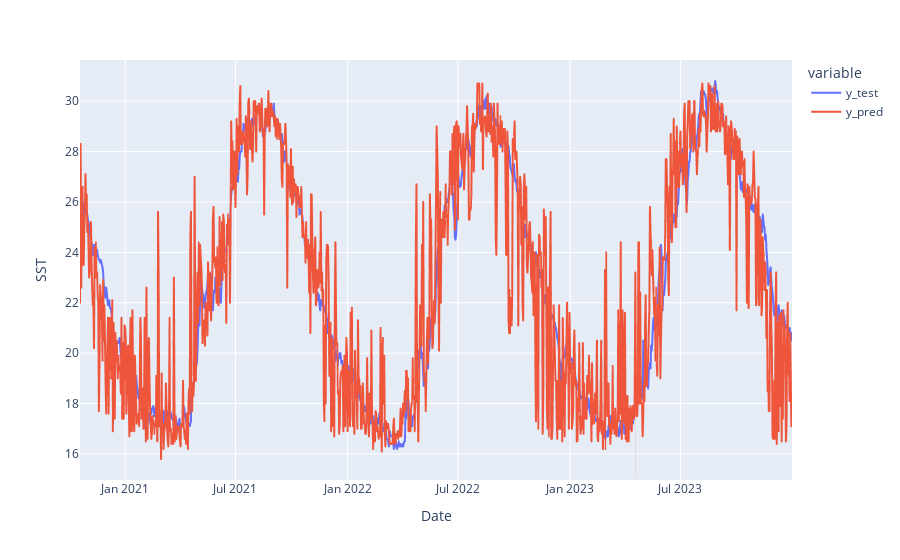

Notebook source saved alongside this figure:
### Code cell
fig = px.line(df_pred_test, labels={"value":"SST"})
fig.show()

### Figure 1 — Plotly figure (JSON) as saved in the notebook; plotly's stock layout.template omitted (floating-point values rounded to 4 significant figures; data arrays with more than 128 entries replaced by an {"elided": "..."} marker saying what was removed)
{"data": [{"hovertemplate": "variable=y_test<br>Date=%{x}<br>SST=%{y}<extra></extra>", "legendgroup": "y_test", "line": {"color": "#636efa", "dash": "solid"}, "marker": {"symbol": "circle"}, "mode": "lines", "name": "y_test", "showlegend": true, "type": "scattergl", "x": {"elided": "1169 str values"}, "xaxis": "x", "y": {"elided": "1169 float values"}, "yaxis": "y"}, {"hovertemplate": "variable=y_pred<br>Date=%{x}<br>SST=%{y}<extra></extra>", "legendgroup": "y_pred", "line": {"color": "#EF553B", "dash": "solid"}, "marker": {"symbol": "circle"}, "mode": "lines", "name": "y_pred", "showlegend": true, "type": "scattergl", "x": {"elided": "1169 str values"}, "xaxis": "x", "y": {"elided": "1169 float values"}, "yaxis": "y"}], "layout": {"autosize": true, "legend": {"title": {"text": "variable"}, "tracegroupgap": 0}, "margin": {"t": 60}, "xaxis": {"anchor": "y", "autorange": true, "domain": [0, 1], "range": ["2020-10-19", "2023-12-31"], "showspikes": false, "title": {"text": "Date"}, "type": "date"}, "yaxis": {"anchor": "x", "autorange": true, "domain": [0, 1], "range": [14.97, 31.63], "showspikes": false, "title": {"text": "SST"}, "type": "linear"}}}
